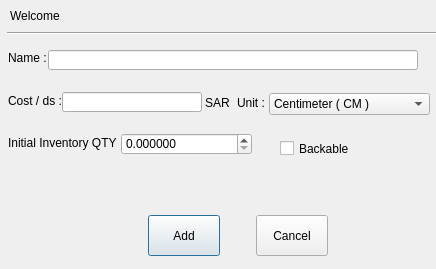
<?xml version="1.0" encoding="UTF-8"?>
<ui version="4.0">
 <class>addNewTOTypeDialog</class>
 <widget class="QDialog" name="addNewTOTypeDialog">
  <property name="geometry">
   <rect>
    <x>0</x>
    <y>0</y>
    <width>436</width>
    <height>269</height>
   </rect>
  </property>
  <property name="windowTitle">
   <string>Add New Tools Type</string>
  </property>
  <widget class="QLabel" name="label">
   <property name="geometry">
    <rect>
     <x>10</x>
     <y>5</y>
     <width>51</width>
     <height>21</height>
    </rect>
   </property>
   <property name="text">
    <string>Welcome,</string>
   </property>
  </widget>
  <widget class="QLabel" name="loggeduserlbl">
   <property name="geometry">
    <rect>
     <x>62</x>
     <y>6</y>
     <width>171</width>
     <height>21</height>
    </rect>
   </property>
   <property name="font">
    <font>
     <weight>75</weight>
     <bold>true</bold>
    </font>
   </property>
   <property name="text">
    <string/>
   </property>
  </widget>
  <widget class="Line" name="line">
   <property name="geometry">
    <rect>
     <x>7</x>
     <y>25</y>
     <width>491</width>
     <height>16</height>
    </rect>
   </property>
   <property name="orientation">
    <enum>Qt::Horizontal</enum>
   </property>
  </widget>
  <widget class="QWidget" name="verticalLayoutWidget">
   <property name="geometry">
    <rect>
     <x>8</x>
     <y>40</y>
     <width>111</width>
     <height>121</height>
    </rect>
   </property>
   <layout class="QVBoxLayout" name="verticalLayout">
    <item>
     <widget class="QLabel" name="label_3">
      <property name="text">
       <string>Name :</string>
      </property>
     </widget>
    </item>
    <item>
     <widget class="QLabel" name="label_8">
      <property name="text">
       <string>Cost / ds :</string>
      </property>
     </widget>
    </item>
    <item>
     <widget class="QLabel" name="label_6">
      <property name="text">
       <string>Initial Inventory QTY :</string>
      </property>
     </widget>
    </item>
   </layout>
  </widget>
  <widget class="QLineEdit" name="toNameled">
   <property name="geometry">
    <rect>
     <x>48</x>
     <y>50</y>
     <width>370</width>
     <height>20</height>
    </rect>
   </property>
  </widget>
  <widget class="QDoubleSpinBox" name="invQTYSpinBox">
   <property name="geometry">
    <rect>
     <x>121</x>
     <y>133</y>
     <width>131</width>
     <height>22</height>
    </rect>
   </property>
   <property name="decimals">
    <number>6</number>
   </property>
   <property name="maximum">
    <double>1000.000000000000000</double>
   </property>
   <property name="singleStep">
    <double>0.000100000000000</double>
   </property>
  </widget>
  <widget class="QLabel" name="label_7">
   <property name="geometry">
    <rect>
     <x>237</x>
     <y>95</y>
     <width>41</width>
     <height>16</height>
    </rect>
   </property>
   <property name="text">
    <string>Unit :</string>
   </property>
  </widget>
  <widget class="QComboBox" name="tounitcomboBox">
   <property name="geometry">
    <rect>
     <x>269</x>
     <y>93</y>
     <width>161</width>
     <height>22</height>
    </rect>
   </property>
   <property name="currentIndex">
    <number>1</number>
   </property>
   <item>
    <property name="text">
     <string>Millimetre ( MM )  </string>
    </property>
   </item>
   <item>
    <property name="text">
     <string>Centimeter ( CM )</string>
    </property>
   </item>
   <item>
    <property name="text">
     <string>Metre ( M )</string>
    </property>
   </item>
   <item>
    <property name="text">
     <string>Gram ( G )</string>
    </property>
   </item>
   <item>
    <property name="text">
     <string>Kilogram ( KG )</string>
    </property>
   </item>
   <item>
    <property name="text">
     <string>Each ( EA )</string>
    </property>
   </item>
   <item>
    <property name="text">
     <string>Litre ( L )</string>
    </property>
   </item>
  </widget>
  <widget class="QLineEdit" name="rmcostled">
   <property name="geometry">
    <rect>
     <x>62</x>
     <y>92</y>
     <width>140</width>
     <height>20</height>
    </rect>
   </property>
  </widget>
  <widget class="QPushButton" name="savebtn">
   <property name="geometry">
    <rect>
     <x>148</x>
     <y>215</y>
     <width>72</width>
     <height>41</height>
    </rect>
   </property>
   <property name="text">
    <string>Add</string>
   </property>
  </widget>
  <widget class="QPushButton" name="cancelbtn">
   <property name="geometry">
    <rect>
     <x>256</x>
     <y>215</y>
     <width>72</width>
     <height>41</height>
    </rect>
   </property>
   <property name="text">
    <string>Cancel</string>
   </property>
  </widget>
  <widget class="QLabel" name="statulbl">
   <property name="geometry">
    <rect>
     <x>6</x>
     <y>167</y>
     <width>461</width>
     <height>41</height>
    </rect>
   </property>
   <property name="text">
    <string/>
   </property>
   <property name="alignment">
    <set>Qt::AlignCenter</set>
   </property>
  </widget>
  <widget class="QLabel" name="label_2">
   <property name="geometry">
    <rect>
     <x>205</x>
     <y>96</y>
     <width>47</width>
     <height>13</height>
    </rect>
   </property>
   <property name="text">
    <string>SAR</string>
   </property>
  </widget>
  <widget class="QCheckBox" name="checkBox">
   <property name="geometry">
    <rect>
     <x>280</x>
     <y>140</y>
     <width>70</width>
     <height>17</height>
    </rect>
   </property>
   <property name="text">
    <string>Backable</string>
   </property>
  </widget>
 </widget>
 <resources/>
 <connections/>
</ui>
